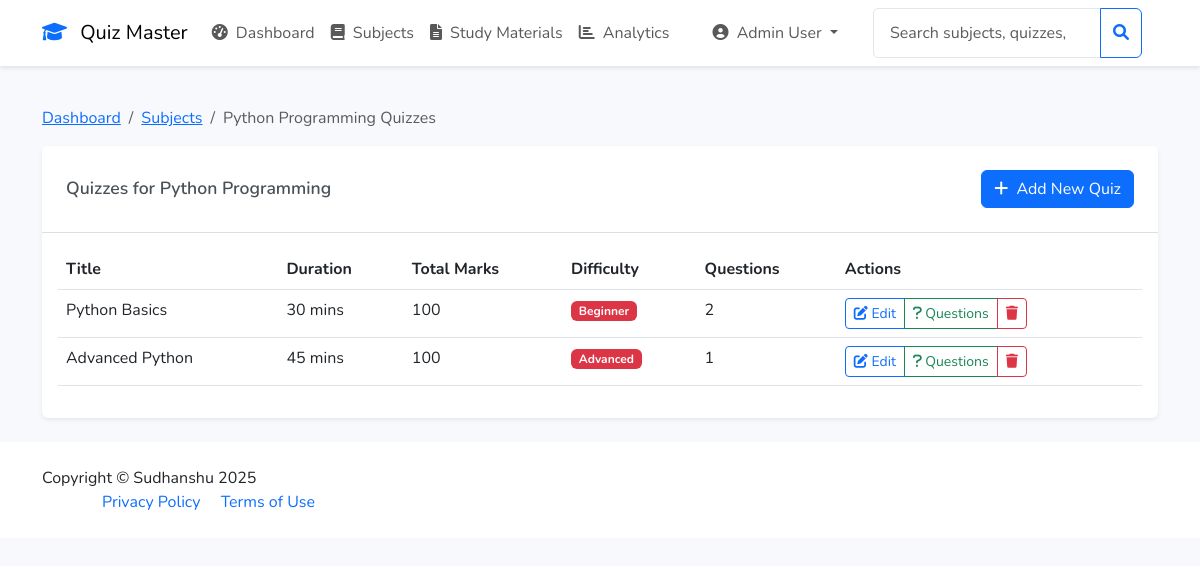
The app's page /admin/subject/1/quizzes (signed in) with its own data.
### app/models/user.py (models this page shows, shortened)
class User(UserMixin, db.Model):
    __tablename__ = 'user'
    id = db.Column(db.Integer, primary_key=True)
    email = db.Column(db.String(120), unique=True, nullable=False)
    password_hash = db.Column(db.String(256), nullable=False)
    full_name = db.Column(db.String(100), nullable=False)
    qualification = db.Column(db.String(100), nullable=True)
    dob = db.Column(db.Date, nullable=True)
    is_admin = db.Column(db.Boolean, default=False)
    created_at = db.Column(db.DateTime, default=datetime.utcnow)
    scores = db.relationship('Score', backref='user', lazy=True)
    achievements = db.relationship('Achievement', backref='user', lazy=True)

### app/models/subject.py (models this page shows)
class Subject(db.Model):
    id = db.Column(db.Integer, primary_key=True)
    name = db.Column(db.String(100), nullable=False)
    description = db.Column(db.Text, nullable=True)
    created_at = db.Column(db.DateTime, default=datetime.utcnow)
    chapters = db.relationship('Chapter', backref='subject', lazy=True)

### app/models/quiz.py (models this page shows)
class Quiz(db.Model):
    __tablename__ = 'quiz'
    id = db.Column(db.Integer, primary_key=True)
    title = db.Column(db.String(100), nullable=False)
    subject_id = db.Column(db.Integer, db.ForeignKey('subject.id'), nullable=False)
    duration = db.Column(db.Integer, nullable=False)  # in minutes
    total_marks = db.Column(db.Integer, nullable=False)
    created_at = db.Column(db.DateTime, default=datetime.utcnow)
    difficulty = db.Column(db.String(20), default='intermediate')  # Changed from difficulty_level
    category = db.Column(db.String(50))
    is_public = db.Column(db.Boolean, default=True)
    time_limit_enforced = db.Column(db.Boolean, default=True)
    passing_percentage = db.Column(db.Float, default=60.0)
    allow_review = db.Column(db.Boolean, default=True)
    subject = db.relationship('Subject', backref='quizzes')
    questions = db.relationship('Question', backref='quiz', lazy=True)
    scores = db.relationship('Score', backref='quiz', lazy=True)
    DIFFICULTY_LEVELS = ['beginner', 'intermediate', 'advanced', 'expert']
    CATEGORIES = ['Programming', 'Mathematics', 'Science', 'General Knowledge']

### app/routes.py (the view)
@admin_bp.route('/subject/<int:subject_id>/quizzes')
@admin_required
def subject_quizzes(subject_id):
    subject = Subject.query.get_or_404(subject_id)
    quizzes = Quiz.query.filter_by(subject_id=subject_id).all()
    return render_template('admin/subject_quizzes.html', subject=subject, quizzes=quizzes)

### app/__init__.py (called while the page is built)
def create_app():
    app = Flask(__name__)
    app.config.from_object(Config)
    db.init_app(app)
    login_manager.init_app(app)
    mail.init_app(app)
    @login_manager.user_loader
    def load_user(id):
        return User.query.get(int(id))
    @app.template_filter('strftime')
    def _jinja2_filter_datetime(date, fmt=None):
        if fmt is None:
            fmt = '%Y-%m-%d %H:%M'
        return date.strftime(fmt) if date else ''
    from app.routes import auth_bp, admin_bp, user_bp, main_bp
    app.register_blueprint(main_bp)
    app.register_blueprint(auth_bp)
    app.register_blueprint(admin_bp)
    app.register_blueprint(user_bp)
    return app

### app/routes.py (called while the page is built)
def admin_required(f):
    @wraps(f)
    def decorated_function(*args, **kwargs):
        if not current_user.is_authenticated:
            return redirect(url_for('auth.login'))
        if not current_user.is_admin:
            flash('Access denied. Admin privileges required.', 'danger')
            return redirect(url_for('user.dashboard'))
        return f(*args, **kwargs)
    return decorated_function

### app/templates/admin/subject_quizzes.html (shortened to what this page needs)
{% extends "base.html" %}
{% block content %}
<div class="container">
    <nav aria-label="breadcrumb" class="mt-3">
        <ol class="breadcrumb">
            <li class="breadcrumb-item"><a href="{{ url_for('admin.dashboard') }}">Dashboard</a></li>
            <li class="breadcrumb-item"><a href="{{ url_for('admin.manage_subjects') }}">Subjects</a></li>
            <li class="breadcrumb-item active">{{ subject.name }} Quizzes</li>
        </ol>
    </nav>
    <div class="card shadow-sm">
        <div class="card-header d-flex justify-content-between align-items-center">
            <h5 class="card-title mb-0">Quizzes for {{ subject.name }}</h5>
            <a href="{{ url_for('admin.create_quiz', subject_id=subject.id) }}" class="btn btn-primary">
                <i class="fas fa-plus me-1"></i> Add New Quiz
            </a>
        </div>
        <div class="card-body">
            {% if quizzes %}
                <div class="table-responsive">
                    <table class="table table-hover">
                        <thead>
                            <tr>
                                <th>Title</th>
                                <th>Duration</th>
                                <th>Total Marks</th>
                                <th>Difficulty</th>
                                <th>Questions</th>
                                <th>Actions</th>
                            </tr>
                        </thead>
                        <tbody>
                            {% for quiz in quizzes %}
                                <tr>
                                    <td>{{ quiz.title }}</td>
                                    <td>{{ quiz.duration }} mins</td>
                                    <td>{{ quiz.total_marks }}</td>
                                    <td>
                                        <span class="badge bg-{{ 'success' if quiz.difficulty == 'easy' else 'warning' if quiz.difficulty == 'medium' else 'danger' }}">
                                            {{ quiz.difficulty|title }}
                                        </span>
                                    </td>
                                    <td>{{ quiz.questions|length }}</td>
                                    <td>
                                        <div class="btn-group">
                                            <a href="{{ url_for('admin.edit_quiz', quiz_id=quiz.id) }}"
                                               class="btn btn-sm btn-outline-primary">
                                                <i class="fas fa-edit"></i> Edit
                                            </a>
                                            <a href="{{ url_for('admin.manage_questions', quiz_id=quiz.id) }}"
                                               class="btn btn-sm btn-outline-success">
                                                <i class="fas fa-question"></i> Questions
                                            </a>
                                            <button type="button"
                                                    class="btn btn-sm btn-outline-danger"
                                                    onclick="confirmDelete({{ quiz.id }})">
                                                <i class="fas fa-trash"></i>
                                            </button>
                                        </div>
                                    </td>
                                </tr>
                            {% endfor %}
                        </tbody>
                    </table>
                </div>
            {% endif %}
        </div>
    </div>
</div>
{% endblock %}

### app/templates/base.html (shortened to what this page needs)
<!DOCTYPE html>
<html lang="en">
<head>
    <link href="https://cdn.jsdelivr.net/npm/bootstrap@5.3.0/dist/css/bootstrap.min.css" rel="stylesheet">
    <link href="https://cdnjs.cloudflare.com/ajax/libs/font-awesome/6.0.0/css/all.min.css" rel="stylesheet">
    <link href="{{ url_for('static', filename='css/style.css') }}" rel="stylesheet">
</head>
<body>
    <nav class="navbar navbar-expand-lg navbar-light bg-white">
        <div class="container">
            <a class="navbar-brand" href="{{ url_for('main.index') }}">
                <i class="fas fa-graduation-cap text-primary me-2"></i>
                Quiz Master
            </a>
            <div class="collapse navbar-collapse" id="navbarNav">
                {% if current_user.is_authenticated %}
                    {% if current_user.is_admin %}
                        <ul class="navbar-nav me-auto">
                            <li class="nav-item">
                                <a class="nav-link" href="{{ url_for('admin.dashboard') }}">
                                    <i class="fas fa-tachometer-alt me-1"></i> Dashboard
                                </a>
                            </li>
                            <li class="nav-item">
                                <a class="nav-link" href="{{ url_for('admin.manage_subjects') }}">
                                    <i class="fas fa-book me-1"></i> Subjects
                                </a>
                            </li>
                            <li class="nav-item">
                                <a class="nav-link" href="{{ url_for('admin.manage_study_materials') }}">
                                    <i class="fas fa-file-alt me-1"></i> Study Materials
                                </a>
                            </li>
                            <li class="nav-item">
                                <a class="nav-link" href="{{ url_for('admin.quiz_analytics') }}">
                                    <i class="fas fa-chart-bar me-1"></i> Analytics
                                </a>
                            </li>
                        </ul>
                    {% endif %}
                    <ul class="navbar-nav">
                        <li class="nav-item dropdown">
                            <a class="nav-link dropdown-toggle" href="#" id="userDropdown" role="button" data-bs-toggle="dropdown">
                                <i class="fas fa-user-circle me-1"></i>
                                {{ current_user.full_name }}
                            </a>
                        </li>
                    </ul>
                {% endif %}
                {% if current_user.is_authenticated %}
                    <form class="d-flex ms-auto me-3" method="GET"
                          action="{{ url_for('admin.admin_search' if current_user.is_admin else 'user.user_search') }}">
                        <div class="input-group">
                            <input type="search" name="q" class="form-control"
                                   placeholder="{{ 'Search subjects, quizzes, or users...' if current_user.is_admin else 'Search quizzes...' }}">
                            <button class="btn btn-outline-primary" type="submit">
                                <i class="fas fa-search"></i>
                            </button>
                        </div>
                    </form>
                {% endif %}
            </div>
        </div>
    </nav>
    <main class="py-4">
        {% block content %}{% endblock %}
    </main>
    <footer class="bg-white py-4 mt-auto">
        <div class="container">
            <div class="row align-items-center">
                <div class="col-lg-6 text-lg-start">
                    Copyright &copy; Sudhanshu 2025
                <div class="col-lg-6 text-lg-end">
                    <a href="#" class="text-decoration-none me-3">Privacy Policy</a>
                    <a href="#" class="text-decoration-none">Terms of Use</a>
                </div>
            </div>
        </div>
    </footer>
</body>
</html>

### app/static/css/style.css (style rules this page uses)
:root { --primary-color: #4e73df; --secondary-color: #858796; --success-color: #1cc88a; --info-color: #36b9cc; --warning-color: #f6c23e; --danger-color: #e74a3b; --light-color: #f8f9fc; --dark-color: #5a5c69; }
body { font-family: 'Nunito', sans-serif; background-color: #f8f9fc; }
.navbar { box-shadow: 0 2px 4px rgba(0,0,0,.1); }
.card { border: none; box-shadow: 0 0.15rem 1.75rem 0 rgba(58, 59, 69, 0.15); transition: transform 0.2s ease-in-out; }
.form-control { border-radius: 5px; padding: 0.75rem 1rem; border: 1px solid #e3e6f0; }
.card-header { background-color: #fff; border-bottom: 1px solid rgba(0, 0, 0, 0.125); padding: 1.5rem; }
.card-title { color: #495057; font-size: 1.1rem; font-weight: 600; margin-bottom: 1rem; }

### records on screen
User: full_name "Admin User", q "Search subjects, quizzes, or users..."
Subject: name "Python Programming"
Quiz: title "Python Basics", duration "30", total_marks "100", difficulty "Beginner", questions|length "2"
Quiz: title "Advanced Python", duration "45", total_marks "100", difficulty "Advanced", questions|length "1"
